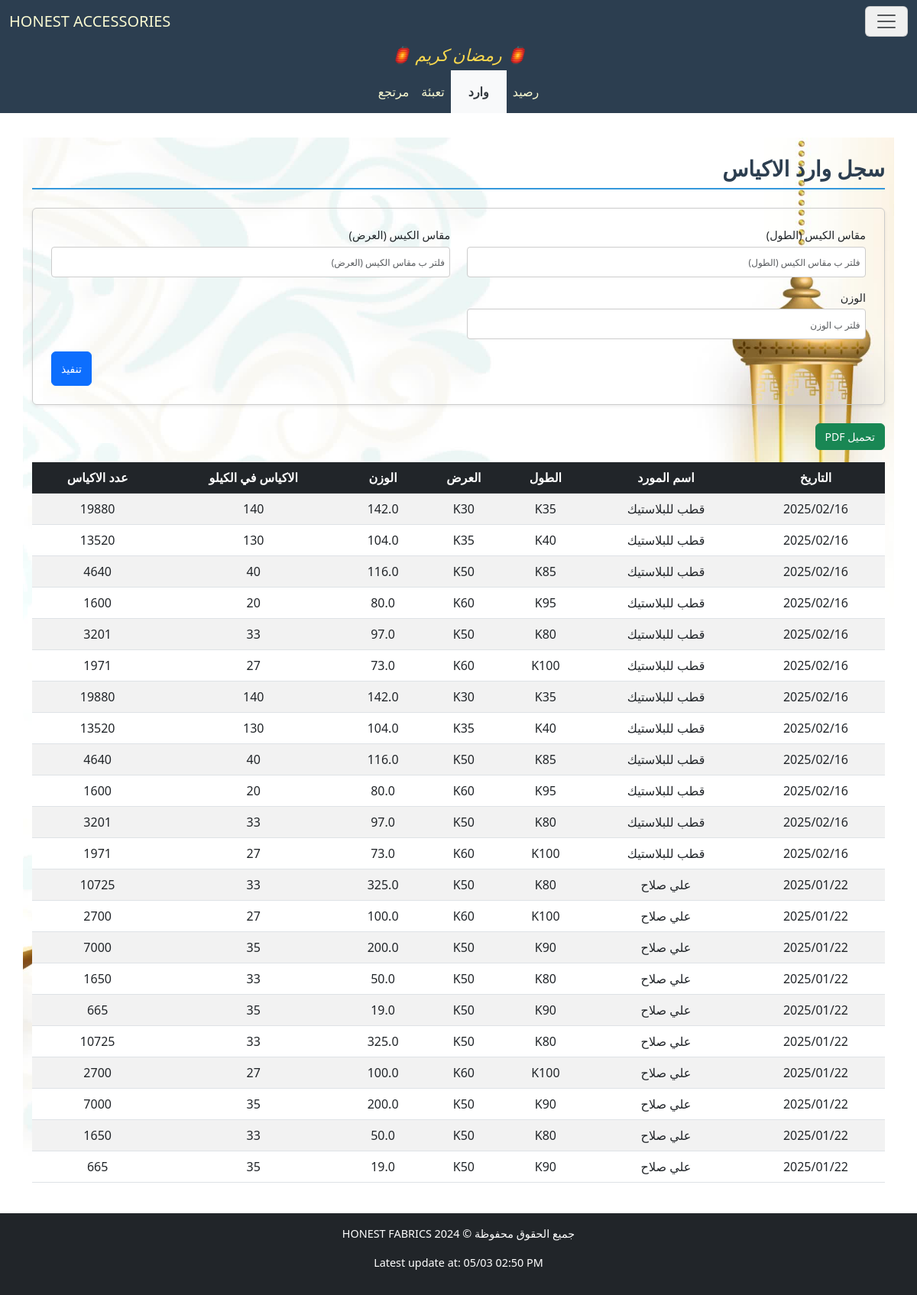
The page /accessories/BagSupplies/ on the database its author committed.
### accessories/models.py (models this page shows)
class SupplierBaseModel(BaseModel):
    supplier_name = models.CharField("اسم المورد", max_length=255, null=True, blank=True)
    class Meta:
        abstract = True

class BagBaseModel(IDBaseModel):
    bag_length = models.CharField("مقاس الكيس (الطول)", max_length=255, null=True, blank=True)
    bag_width = models.CharField("مقاس الكيس (العرض)", max_length=255, null=True, blank=True)
    weight = models.FloatField("الوزن", null=True, blank=True)
    bags_per_kilo = models.IntegerField("عدد الاكياس في الكيلو", null=True, blank=True)
    bags_quantity = models.IntegerField("عدد الاكياس", null=True, blank=True)
    class Meta:
        abstract = True

class BagSupplies(SupplierBaseModel, BagBaseModel):
    pass

### accessories/views.py (the view)
# urls.py: path('BagSupplies/', BagSuppliesView.as_view(), name='BagSuppliesView'),
class BagSuppliesView(FilterableListView):
    template_name = "accessories/BagSupplies.html"
    model = BagSupplies
    filter_fields = ['bag_length', 'bag_width', 'weight']
    columns = ["التاريخ","اسم المورد","الطول","العرض","الوزن","الاكياس في الكيلو","عدد الاكياس"]

### accessories/views.py (called while the page is built)
    def get_queryset(self):
        queryset = super().get_queryset()
        filters = Q()
        for field in self.filter_fields:
            filter_value = self.request.GET.get(field)
            if filter_value:
                filters &= Q(**{f"{field}__icontains": filter_value})
        filtered_queryset = queryset.filter(filters)
        try:
            filtered_queryset = filtered_queryset.order_by('-date')
        except:
            pass
        return filtered_queryset

    def get_context_data(self, **kwargs):
        context = super().get_context_data(**kwargs)
        update = Updates.objects.all().order_by('-date').first()
        context['update'] = localtime(update.date).strftime("%d/%m %I:%M %p") if update and update.date else None
        context['columns'] = self.columns
        model_meta = self.model._meta
        context['filter_fields'] = [
            {
                'field_name': field,
                'verbose_name': model_meta.get_field(field).verbose_name,
                'value': self.request.GET.get(field) or "",
            }
            for field in self.filter_fields
        ]
        return context

### accessories/templates/accessories/BagSupplies.html (shortened to what this page needs)
{% extends "accessories/layout.html" %}
{% load static %}
{% block home_page %}
<a class="navbar-brand" href="{% url 'CartonSuppliesView' %}">HONEST ACCESSORIES</a>
{% endblock %}
{% block navbar_links_small %}
<li class="p-2 nav-item">
    <a class="nav-link active" aria-current="page" href="{% url 'BagStockView' %}">رصيد</a>
</li>
<li class="p-2 nav-item nav_link_active">
    <a class="nav-link active" aria-current="page" href="{% url 'BagSuppliesView' %}">وارد</a>
</li>
<li class="p-2 nav-item">
    <a class="nav-link active" aria-current="page" href="{% url 'PackagingBagView' %}">تعبئة</a>
</li>
<li class="p-2 nav-item">
    <a class="nav-link active" aria-current="page" href="{% url 'ReturnBagView' %}">مرتجع</a>
</li>
{% endblock %}
{% block body %}
<h2 class="section-title pt-4">سجل وارد الاكياس</h2>
<form method="get" class="filter-form-flex mb-4 p-4 rounded shadow-sm">
        {% for filter_field in filter_fields %}
        <div class="form-group mb-3">
            <label for="filter_{{ forloop.counter }}" class="form-label">{{ filter_field.verbose_name }}</label>
            <input type="text" id="filter_{{ forloop.counter }}" name="{{ filter_field.field_name }}"
                   placeholder="فلتر ب {{ filter_field.verbose_name }}"
                   class="form-control"
                   value="{{ filter_field.value }}">
        </div>
        {% endfor %}
        <div class="submit-container">
            <button type="submit" class="btn btn-primary submit-btn">تنفيذ</button>
        </div>
    </form>
    <button onclick="generatePDF()" class="btn btn-success mb-3">تحميل PDF</button>
    <div style="overflow-y: auto; max-height: 70vh; position: relative;" class="table-responsive mb-4">
        <table id="data-table" class="table table-striped">
            <thead class="table-dark">
                <tr>
                    <th style="position: sticky; top: 0;" >التاريخ</th>
                    <th style="position: sticky; top: 0;" >اسم المورد</th>
                    <th style="position: sticky; top: 0;" >الطول</th>
                    <th style="position: sticky; top: 0;" >العرض</th>
                    <th style="position: sticky; top: 0;" >الوزن</th>
                    <th style="position: sticky; top: 0;" >الاكياس في الكيلو</th>
                    <th style="position: sticky; top: 0;" >عدد الاكياس</th>
                </tr>
            </thead>
            <tbody>
                {% for model in models %}
                <tr>
                    <td>{{ model.date|date:"Y/m/d" }}</td>
                    <td>{{ model.supplier_name }}</td>
                    <td>{{ model.bag_length }}</td>
                    <td>{{ model.bag_width }}</td>
                    <td>{{ model.weight }}</td>
                    <td>{{ model.bags_per_kilo }}</td>
                    <td>{{ model.bags_quantity }}</td>
                </tr>
                {% empty %}
                <tr>
                    <td colspan="7" class="text-center">لا يوجد عناصر</td>
                </tr>
                {% endfor %}
            </tbody>
        </table>
    </div>
{% endblock body %}

### cloth/static/cloth/styles.css (style rules this page uses)
:root { --primary-color: #3498db; --light-blue: #3db1ff5e; --secondary-color: #2c3e50; --success-color: #2ecc71; --danger-color: #e74c3c; --warning-color: #f1c40f; --light-bg: #f8f9fa; --dark-bg: #343a40; --light-text: lightgoldenrodyellow; --golden-text: rgb(255, 255, 0); --border-color: #dee2e6; --white-color: #ffffff; }
*, *::before, *::after { box-sizing: border-box; }
ul, div { padding: 0; margin: 0; }
body { background-color: var(--light-bg); margin-inline: 0; font-family: 'Segoe UI', Tahoma, Geneva, Verdana, sans-serif; line-height: 1.6; font-size: 16px; }
#navbar, #navbar a, #navbar-menu-body, #navbar-menu-body a { color: var(--light-text); }
.section-title { color: var(--secondary-color); border-bottom: 2px solid var(--primary-color); padding-bottom: 0.5rem; margin-bottom: 1.5rem; font-weight: bold; }
.table { border-collapse: separate; border-spacing: 0; border-radius: 8px; width: 100%; }
.table th, .table td { text-align: center; vertical-align: middle; padding: 10px; }
.table-striped tbody tr:nth-of-type(odd) { background-color: var(--light-bg); }
.table-dark th { background-color: var(--secondary-color); color: var(--light-text); }
.table-responsive { overflow-x: auto; }
.table-responsive table th, .table-responsive table td { white-space: nowrap; min-width: fit-content; }
.table-responsive table { width: 100%; table-layout: auto; }
.filter-form-flex { display: flex; flex-wrap: wrap; padding: 1rem; border: 1px solid #ccc; border-radius: 8px; justify-content: space-between; column-gap: 2px; direction: rtl; }
.filter-form-flex .form-group { display: flex; flex-direction: column; margin-bottom: 5px; width: 49%; }
.filter-form-flex .form-label { font-size: 0.9rem; margin-bottom: 0.25rem; }
.filter-form-flex .form-control { border: 1px solid #ccc; border-radius: 4px; padding: 0.4rem; font-size: 0.9rem; }
.filter-form-flex input[type="text"], .filter-form-flex input[type="number"], .filter-form-flex input[type="date"] { width: 100%; height: 40px; }
.submit-container { display: flex; justify-content: flex-end; width: 100%; }
.filter-form-flex .submit-btn { width: auto; height: 45px; font-size: 1rem; }
@media (max-width: 1200px) { body { font-size: 15px; } }
@media (max-width: 1200px) { h4.section-title, h2 { font-size: 28px !important; } }
@media (max-width: 1200px) { p.lead, .oped_details_btn, .btn { font-size: 14px !important; } }
@media (max-width: 1200px) { ::placeholder { font-size: 12px !important; } }
.nav_link_active { background-color: var(--light-bg) !important; }
.nav_link_active a { color: var(--dark-bg) !important; padding-inline: 15px; font-weight: 600; }

### rows shown on the page
BagSupplies: date "2025/02/16", supplier_name "قطب للبلاستيك", bag_length "K35", bag_width "K30", weight "142.0", bags_per_kilo "140", bags_quantity "19880"
BagSupplies: date "2025/02/16", supplier_name "قطب للبلاستيك", bag_length "K40", bag_width "K35", weight "104.0", bags_per_kilo "130", bags_quantity "13520"
BagSupplies: date "2025/02/16", supplier_name "قطب للبلاستيك", bag_length "K85", bag_width "K50", weight "116.0", bags_per_kilo "40", bags_quantity "4640"
BagSupplies: date "2025/02/16", supplier_name "قطب للبلاستيك", bag_length "K95", bag_width "K60", weight "80.0", bags_per_kilo "20", bags_quantity "1600"
BagSupplies: date "2025/02/16", supplier_name "قطب للبلاستيك", bag_length "K80", bag_width "K50", weight "97.0", bags_per_kilo "33", bags_quantity "3201"
BagSupplies: date "2025/02/16", supplier_name "قطب للبلاستيك", bag_length "K100", bag_width "K60", weight "73.0", bags_per_kilo "27", bags_quantity "1971"
BagSupplies: date "2025/02/16", supplier_name "قطب للبلاستيك", bag_length "K35", bag_width "K30", weight "142.0", bags_per_kilo "140", bags_quantity "19880"
BagSupplies: date "2025/02/16", supplier_name "قطب للبلاستيك", bag_length "K40", bag_width "K35", weight "104.0", bags_per_kilo "130", bags_quantity "13520"
BagSupplies: date "2025/02/16", supplier_name "قطب للبلاستيك", bag_length "K85", bag_width "K50", weight "116.0", bags_per_kilo "40", bags_quantity "4640"
BagSupplies: date "2025/02/16", supplier_name "قطب للبلاستيك", bag_length "K95", bag_width "K60", weight "80.0", bags_per_kilo "20", bags_quantity "1600"
BagSupplies: date "2025/02/16", supplier_name "قطب للبلاستيك", bag_length "K80", bag_width "K50", weight "97.0", bags_per_kilo "33", bags_quantity "3201"
BagSupplies: date "2025/02/16", supplier_name "قطب للبلاستيك", bag_length "K100", bag_width "K60", weight "73.0", bags_per_kilo "27", bags_quantity "1971"
BagSupplies: date "2025/01/22", supplier_name "علي صلاح", bag_length "K80", bag_width "K50", weight "325.0", bags_per_kilo "33", bags_quantity "10725"
BagSupplies: date "2025/01/22", supplier_name "علي صلاح", bag_length "K100", bag_width "K60", weight "100.0", bags_per_kilo "27", bags_quantity "2700"
BagSupplies: date "2025/01/22", supplier_name "علي صلاح", bag_length "K90", bag_width "K50", weight "200.0", bags_per_kilo "35", bags_quantity "7000"
BagSupplies: date "2025/01/22", supplier_name "علي صلاح", bag_length "K80", bag_width "K50", weight "50.0", bags_per_kilo "33", bags_quantity "1650"
BagSupplies: date "2025/01/22", supplier_name "علي صلاح", bag_length "K90", bag_width "K50", weight "19.0", bags_per_kilo "35", bags_quantity "665"
BagSupplies: date "2025/01/22", supplier_name "علي صلاح", bag_length "K80", bag_width "K50", weight "325.0", bags_per_kilo "33", bags_quantity "10725"
BagSupplies: date "2025/01/22", supplier_name "علي صلاح", bag_length "K100", bag_width "K60", weight "100.0", bags_per_kilo "27", bags_quantity "2700"
BagSupplies: date "2025/01/22", supplier_name "علي صلاح", bag_length "K90", bag_width "K50", weight "200.0", bags_per_kilo "35", bags_quantity "7000"
BagSupplies: date "2025/01/22", supplier_name "علي صلاح", bag_length "K80", bag_width "K50", weight "50.0", bags_per_kilo "33", bags_quantity "1650"
BagSupplies: date "2025/01/22", supplier_name "علي صلاح", bag_length "K90", bag_width "K50", weight "19.0", bags_per_kilo "35", bags_quantity "665"

### other values the page prints
{{ filter_field.verbose_name }} "مقاس الكيس (الطول)" "مقاس الكيس (العرض)" "الوزن"
{{ update }} "05/03 02:50 PM"
